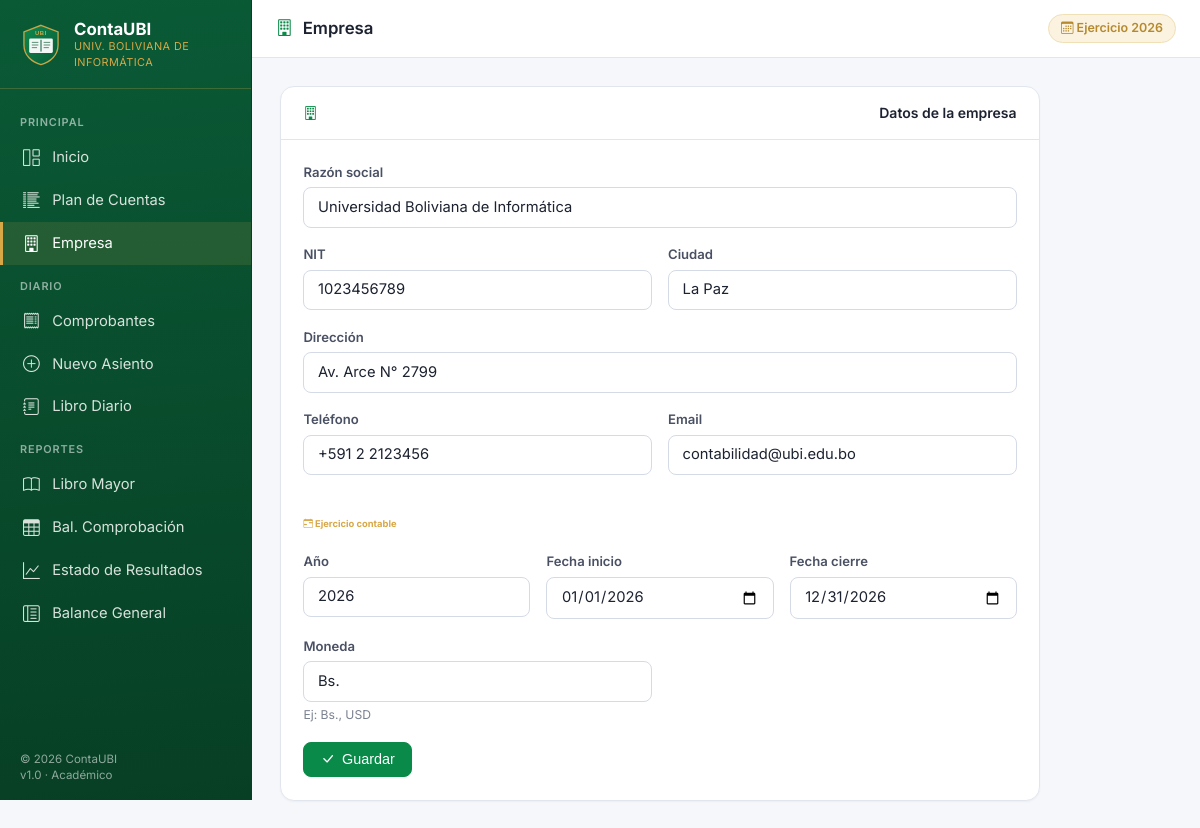
The app's page /empresa.php with its own data.
### tables this page shows
CREATE TABLE empresa (
    id          INT AUTO_INCREMENT PRIMARY KEY,
    nombre      VARCHAR(150) NOT NULL DEFAULT 'Universidad Boliviana de Informática',
    nit         VARCHAR(20)  NOT NULL DEFAULT '0000000000',
    ciudad      VARCHAR(80)  NOT NULL DEFAULT 'La Paz',
    direccion   VARCHAR(200) DEFAULT '',
    telefono    VARCHAR(40)  DEFAULT '',
    email       VARCHAR(120) DEFAULT '',
    moneda      VARCHAR(10)  NOT NULL DEFAULT 'Bs.',
    ejercicio   INT          NOT NULL DEFAULT 2026,
    fecha_inicio_ejercicio DATE NOT NULL DEFAULT '2026-01-01',
    fecha_cierre_ejercicio DATE NOT NULL DEFAULT '2026-12-31',
    logo_texto  VARCHAR(10)  NOT NULL DEFAULT 'UBI',
    creado_en   TIMESTAMP DEFAULT CURRENT_TIMESTAMP
);

### helpers.php (called while the page is built, shortened)
<?php
function h($s): string {
    return htmlspecialchars((string)($s ?? ''), ENT_QUOTES | ENT_SUBSTITUTE, 'UTF-8');
}

### conexion.php (called while the page is built, shortened)
<?php
$DB_HOST = getenv('CONTAUBI_DB_HOST') ?: '127.0.0.1';
$DB_USER = getenv('CONTAUBI_DB_USER') ?: 'root';
$DB_PASS = getenv('CONTAUBI_DB_PASS') ?: '';
$DB_NAME = getenv('CONTAUBI_DB_NAME') ?: 'contaubi';
try {
    $conn = new mysqli($DB_HOST, $DB_USER, $DB_PASS, $DB_NAME);
    $conn->set_charset('utf8mb4');
    $conn->query("SET sql_mode = 'STRICT_TRANS_TABLES,NO_ENGINE_SUBSTITUTION'");
} catch (Throwable $e) {
    http_response_code(500);
    echo "<h1 style='font-family:sans-serif;color:#c00'>Error de conexión a la base de datos</h1>";
    echo "<p>Verificá que MySQL esté corriendo y que la base <code>contaubi</code> exista.</p>";
    echo "<pre style='background:#111;color:#eee;padding:1rem'>" . htmlspecialchars($e->getMessage()) . "</pre>";
    exit;
}
$EMPRESA = $conn->query("SELECT * FROM empresa LIMIT 1")->fetch_assoc()
        ?: ['nombre'=>'ContaUBI','nit'=>'','ciudad'=>'','moneda'=>'Bs.','ejercicio'=>(int)date('Y'),
            'fecha_inicio_ejercicio'=>date('Y').'-01-01','fecha_cierre_ejercicio'=>date('Y').'-12-31',
            'logo_texto'=>'UBI'];

### empresa.php (the view, shortened to what this page needs)
<?php
require_once __DIR__ . '/conexion.php';
require_once __DIR__ . '/helpers.php';
$pageTitle  = 'Empresa';
$pageIcon   = 'bi-building';
$activePage = 'empresa';
include __DIR__ . '/layout_top.php';
?>
<div class="card anim" style="max-width:760px">
  <div class="card-header"><i class="bi bi-building"></i> Datos de la empresa</div>
  <div class="card-body">
    <form method="POST">
      <div class="form-group">
        <label class="form-label">Razón social</label>
        <input type="text" name="nombre" class="form-control" maxlength="150" required value="<?= h($EMPRESA['nombre']) ?>">
      </div>
      <div class="form-grid form-grid-2">
        <div class="form-group">
          <label class="form-label">NIT</label>
          <input type="text" name="nit" class="form-control" maxlength="20" value="<?= h($EMPRESA['nit']) ?>">
        </div>
        <div class="form-group">
          <label class="form-label">Ciudad</label>
          <input type="text" name="ciudad" class="form-control" maxlength="80" value="<?= h($EMPRESA['ciudad']) ?>">
        </div>
      </div>
      <div class="form-group">
        <label class="form-label">Dirección</label>
        <input type="text" name="direccion" class="form-control" maxlength="200" value="<?= h($EMPRESA['direccion']) ?>">
      </div>
      <div class="form-grid form-grid-2">
        <div class="form-group">
          <label class="form-label">Teléfono</label>
          <input type="text" name="telefono" class="form-control" maxlength="40" value="<?= h($EMPRESA['telefono']) ?>">
        </div>
        <div class="form-group">
          <label class="form-label">Email</label>
          <input type="email" name="email" class="form-control" maxlength="120" value="<?= h($EMPRESA['email']) ?>">
        </div>
      </div>
      <h6 style="margin-top:1.5rem;color:var(--gold-2)"><i class="bi bi-calendar-range"></i> Ejercicio contable</h6>
      <div class="form-grid form-grid-3">
        <div class="form-group">
          <label class="form-label">Año</label>
          <input type="number" name="ejercicio" class="form-control" min="2000" max="2100" required value="<?= h($EMPRESA['ejercicio']) ?>">
        </div>
        <div class="form-group">
          <label class="form-label">Fecha inicio</label>
          <input type="date" name="fecha_inicio" class="form-control" required value="<?= h($EMPRESA['fecha_inicio_ejercicio']) ?>">
        </div>
        <div class="form-group">
          <label class="form-label">Fecha cierre</label>
          <input type="date" name="fecha_cierre" class="form-control" required value="<?= h($EMPRESA['fecha_cierre_ejercicio']) ?>">
        </div>
      </div>
      <div class="form-grid form-grid-2">
        <div class="form-group">
          <label class="form-label">Moneda</label>
          <input type="text" name="moneda" class="form-control" maxlength="10" required value="<?= h($EMPRESA['moneda']) ?>">
          <div class="form-hint">Ej: Bs., USD</div>
        </div>
      </div>
      <button class="btn btn-primary"><i class="bi bi-check-lg"></i> Guardar</button>
    </form>
  </div>
</div>
<?php include __DIR__ . '/layout_bottom.php'; ?>

### layout_top.php (shortened to what this page needs)
<?php
$pageTitle  = $pageTitle  ?? 'ContaUBI';
$activePage = $activePage ?? '';
$EMPRESA    = $EMPRESA    ?? ['nombre'=>'ContaUBI','ejercicio'=>(int)date('Y'),'logo_texto'=>'UBI','moneda'=>'Bs.'];
$nav = [
    ['Principal',   '',                                 ''],
    ['Inicio',      'index.php',                'home',           'bi-grid-1x2'],
    ['Plan de Cuentas','cuentas.php',           'cuentas',        'bi-list-columns-reverse'],
    ['Empresa',     'empresa.php',              'empresa',        'bi-building'],
    ['Diario',      '',                                 ''],
    ['Comprobantes','comprobantes.php',         'comprobantes',   'bi-receipt'],
    ['Nuevo Asiento','comprobante_crear.php',   'comprobante_crear','bi-plus-circle'],
    ['Libro Diario','libro_diario.php',         'libro_diario',   'bi-journal-text'],
    ['Reportes',    '',                                 ''],
    ['Libro Mayor', 'libro_mayor.php',          'libro_mayor',    'bi-book'],
    ['Bal. Comprobación','balance_comprobacion.php','balance_comp', 'bi-table'],
    ['Estado de Resultados','estado_resultados.php','estado_resultados','bi-graph-up'],
    ['Balance General','balance_general.php',   'balance_general','bi-layout-text-sidebar-reverse'],
];
?>
<!DOCTYPE html>
<html lang="es">
<head>
<link href="https://cdn.jsdelivr.net/npm/bootstrap-icons@1.11.3/font/bootstrap-icons.css" rel="stylesheet">
<link rel="stylesheet" href="assets/css/app.css">
</head>
<body>
<div class="app-shell">
  <aside class="sidebar">
    <div class="brand">
      <img src="assets/img/logo.svg" alt="UBI">
      <div>
        <div class="title">ContaUBI</div>
        <div class="sub">Univ. Boliviana de Informática</div>
      </div>
    </div>
    <?php
    foreach ($nav as $item) {
        if ($item[1] === '') {
            echo "<div class='section-label'>" . h($item[0]) . "</div>";
        } else {
            $cls = ($activePage === $item[2]) ? 'nav active' : 'nav';
            $icon = $item[3] ?? 'bi-circle';
            echo "<a href='" . h($item[1]) . "' class='" . $cls . "'>"
               . "<i class='bi " . h($icon) . "'></i> " . h($item[0]) . "</a>";
        }
    }
    ?>
    <div class="sidebar-footer">
      &copy; <?= date('Y') ?> ContaUBI<br>
      v1.0 · Académico
    </div>
  </aside>
  <div class="main">
    <div class="topbar">
      <h1><i class="bi <?= h($pageIcon ?? 'bi-app') ?>"></i> <?= h($pageTitle) ?></h1>
      <div class="topbar-right">
        <span class="ejercicio-tag" title="Ejercicio contable activo">
          <i class="bi bi-calendar3"></i>
          Ejercicio <?= h($EMPRESA['ejercicio']) ?>
        </span>
      </div>
    </div>
    <div class="body-pane">

### layout_bottom.php
    </div>
  </div>
</div>
</body>
</html>

### records on screen
empresa: ejercicio "2026", nombre "Universidad Boliviana de Informática", nit "1023456789", ciudad "La Paz", direccion "Av. Arce N° 2799", telefono "+591 2 2123456", email "contabilidad@ubi.edu.bo", fecha_inicio "01/01/2026", fecha_cierre "12/31/2026", moneda "Bs."

### other values on screen
$item[0] "PRINCIPAL"
$item[0] "Inicio"
$item[0] "Plan de Cuentas"
$item[0] "Empresa"
$item[0] "DIARIO"
$item[0] "Comprobantes"
$item[0] "Nuevo Asiento"
$item[0] "Libro Diario"
$item[0] "REPORTES"
$item[0] "Libro Mayor"
$item[0] "Bal. Comprobación"
$item[0] "Estado de Resultados"
$item[0] "Balance General"
$pageTitle "Empresa"
